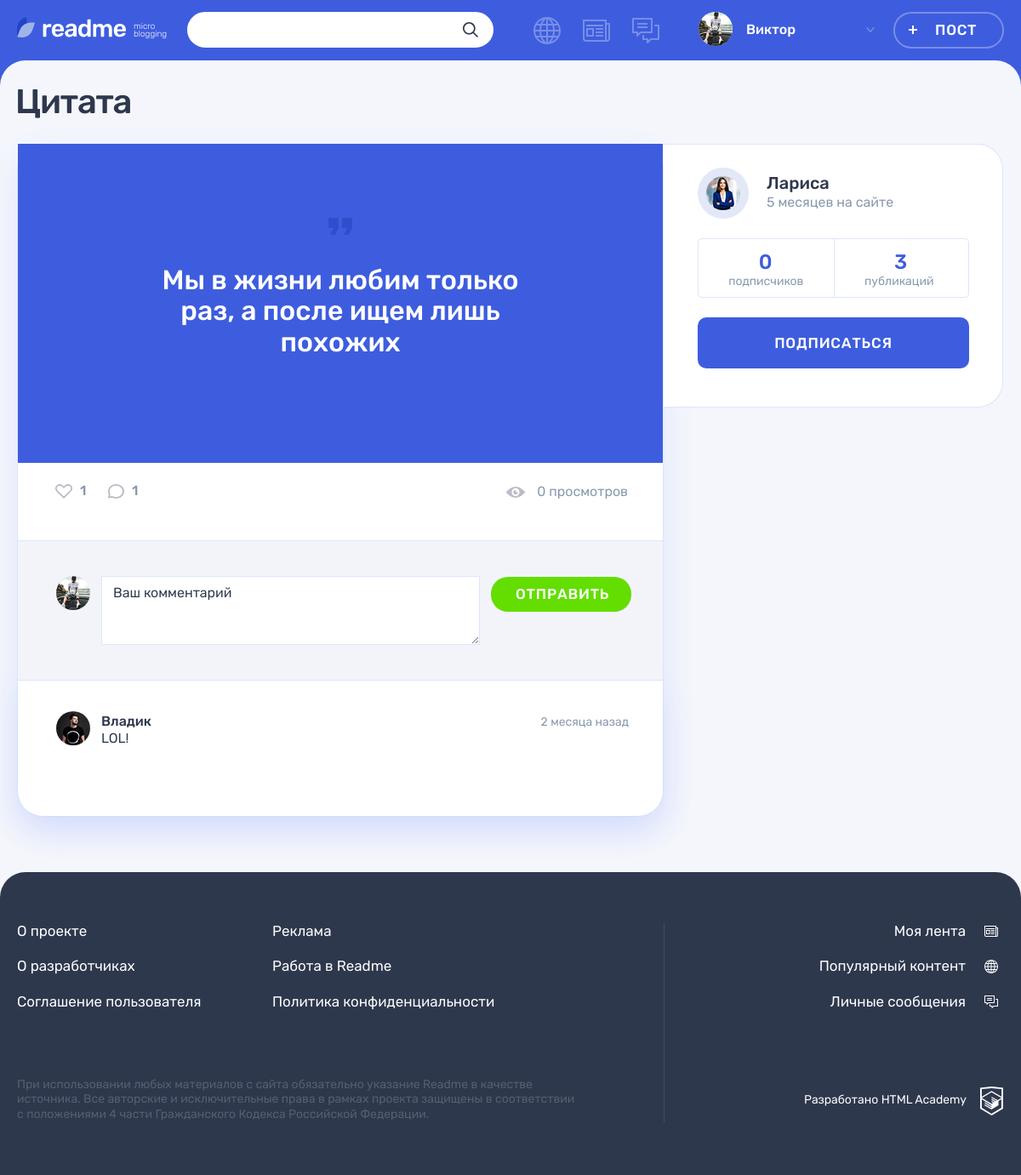
Page /post.php?postId=1 (signed in) on the committed database.
### tables this page shows
CREATE TABLE IF NOT EXISTS `posts` (
  `posts_id` INT NOT NULL AUTO_INCREMENT,
  `post_date` DATETIME NOT NULL,
  `title` TEXT(120) NOT NULL,
  `content` TEXT NOT NULL,
  `quote_author` VARCHAR(225) NULL,
  `img_url` VARCHAR(225) NULL,
  `video_url` VARCHAR(225) NULL,
  `users_site_url` VARCHAR(225) NULL,
  `number_of_views` INT NOT NULL DEFAULT 0,
  `users_id` INT NOT NULL,
  `content_types_id` INT NOT NULL,
  `isrepost` INT DEFAULT 0,
  `user_author_id` INT DEFAULT 0,
  `post_origin_id` INT DEFAULT 0,
  PRIMARY KEY (`posts_id`),
  INDEX `id_UNIQUE` (`posts_id` ASC),
  INDEX `users_to_posts_idx` (`users_id` ASC),
  INDEX `fk_posts_content_types1_idx` (`content_types_id` ASC),
  FULLTEXT INDEX `posts_search` (`title`, `content`),
  CONSTRAINT `users_to_posts`
    FOREIGN KEY (`users_id`)
    REFERENCES `users` (`users_id`)
    ON DELETE NO ACTION
    ON UPDATE NO ACTION,
  CONSTRAINT `posts_to_content_types`
    FOREIGN KEY (`content_types_id`)
    REFERENCES `content_types` (`content_types_id`)
    ON DELETE NO ACTION
    ON UPDATE NO ACTION);

CREATE TABLE IF NOT EXISTS `comments` (
  `comments_id` INT NOT NULL AUTO_INCREMENT,
  `data_time_of_origin` DATETIME NOT NULL,
  `text` TEXT NOT NULL,
  `users_id` INT NOT NULL,
  `post_id` INT NOT NULL,
  PRIMARY KEY (`comments_id`),
  UNIQUE INDEX `id_UNIQUE` (`comments_id` ASC),
  INDEX `fk_comment_users1_idx` (`users_id` ASC),
  INDEX `fk_comment_post1_idx` (`post_id` ASC),
  CONSTRAINT `users_to_comments`
    FOREIGN KEY (`users_id`)
    REFERENCES `users` (`users_id`)
    ON DELETE NO ACTION
    ON UPDATE NO ACTION,
  CONSTRAINT `posts_to_comments`
    FOREIGN KEY (`post_id`)
    REFERENCES `posts` (`posts_id`)
    ON DELETE NO ACTION
    ON UPDATE NO ACTION);

CREATE TABLE IF NOT EXISTS `users` (
  `users_id` INT NOT NULL AUTO_INCREMENT,
  `registration_date` DATETIME NOT NULL,
  `email` VARCHAR(225) NOT NULL,
  `name` VARCHAR(225) NOT NULL,
  `password` VARCHAR(225) NOT NULL,
  `avatar` VARCHAR(225) NULL,
  `contact_info` VARCHAR(225) NULL,
  PRIMARY KEY (`users_id`),
  UNIQUE INDEX `idusers_UNIQUE` (`users_id` ASC),
  UNIQUE INDEX `email_UNIQUE` (`email` ASC));

### templates/post.php (the view, shortened to what the rows shown need)
<?php foreach ($cards as $key => $card) ?>
<?php foreach ($user as $key => $userData) ?>
<main class="page__main page__main--publication">
    <div class="container">
        <h1 class="page__title page__title--publication"><?= $card['title'] ?></h1>
        <section class="post-details">
            <div class="post-details__wrapper">
                <div class="post-details__main-block post post--details">
                    <?php if ($card['type'] === 'quote'): ?>
                        <div class="post-details__image-wrapper post-quote">
                            <div class="post__main">
                                <blockquote>
                                    <p>
                                        <?= $card['content'] ?>
                                    </p>
                                </blockquote>
                            </div>
                        </div>
                    <?php elseif ($card['type'] === 'picture'): ?>
                        <div class="post-details__image-wrapper post-photo__image-wrapper">
                            <img src="<?= $card['content'] ?>" alt="Фото от пользователя" width="760" height="507">
                        </div>
                    <?php endif ?>
                    <div class="post__indicators">
                        <div class="post__buttons">
                            <a class="post__indicator post__indicator--likes button" title="Лайк"
                               data-post-id='<?= $postId ?>'>
                                <span class="<?= dbGetLike($con, $postId,
                                    $userSession['user-id']) ? '' : 'like-counter' ?>"><?= dbCountLikesToPost($con,
                                        $postId) ?></span>
                            </a>
                            <a class="post__indicator post__indicator--comments button" href="#" title="Комментарии">
                            </a>
                        </div>
                        <span class="post__view"><?= dbGetViewPost($con, $postId) . ' ' . get_noun_plural_form( dbGetPostViews($con, $postId), 'просмотр', 'просмотры', 'просмотров') ?></span>
                    </div>
                    <div class="comments" id="comments">
                        <div class="comments__list-wrapper">
                            <ul class="comments__list">
                                <?php foreach ($comments as $key => $comment): ?>
                                    <li class="comments__item user">
                                        <div class="comments__avatar">
                                            <a class="user__avatar-link" href="#">
                                                <img class="comments__picture" src="<?= $comment['avatar'] ?>"
                                                     alt="">
                                            </a>
                                        </div>
                                        <div class="comments__info">
                                            <div class="comments__name-wrapper">
                                                <a class="comments__user-name"
                                                   href="profile.php?user=<?= $comment['users_id'] ?>&tab=posts">
                                                    <span><?= $comment['name'] ?></span>
                                                </a>
                                                <time class="comments__time"
                                                      datetime="<?= $comment['data_time_of_origin'] ?>"
                                                      title="<?= date('d.m.Y H:i',
                                                          strtotime($comment['data_time_of_origin'])) ?>"><?= showTimeGap($comment['data_time_of_origin']) . ' назад' ?></time>
                                            </div>
                                            <p class="comments__text">
                                                <?= $comment['text'] ?>
                                            </p>
                                        </div>
                                    </li>
                                <?php endforeach ?>
                            </ul>
                        </div>
                    </div>
                </div>
                <div class="post-details__user user">
                    <div class="post-details__user-info user__info">
                        <div class="post-details__avatar user__avatar">
                            <a class="post-details__avatar-link user__avatar-link"
                               href="profile.php?user=<?= $card['users_id'] ?>">
                                <img class="post-details__picture user__picture" src="<?= $card['avatar'] ?>"
                                     alt="">
                            </a>
                        </div>
                        <div class="post-details__name-wrapper user__name-wrapper">
                            <a class="post-details__name user__name"
                               href="/profile.php?user=<?= $card['users_id'] ?>&tab=posts">
                                <span><?= $card['name'] ?></span>
                            </a>
                            <time class="post-details__time user__time" datetime="<?= date('Y.m.d.',
                                strtotime($userData['registration_date'])) ?>"><?= showTimeGap($userData['registration_date']) . ' на сайте' ?></time>
                        </div>
                    </div>
                </div>
            </div>
        </section>
    </div>
</main>

### rows in the picture
posts: title "Цитата", content "Мы в жизни любим только раз, а после ищем лишь похожих", number_of_views "просмотров", users.avatar (picture), users.name "Лариса"
comments: users.avatar (picture), users.name "Владик", data_time_of_origin "2 месяца", text "LOL!"
users: registration_date "5 месяцев"

### other values in the picture
$userSession['user-name'] "Виктор"
dbCountCommentsToPost($con, $postId) "1"
dbGetViewPost($con, $postId) "0"
$userDataSubs "0"
$userDataPosts "3"
